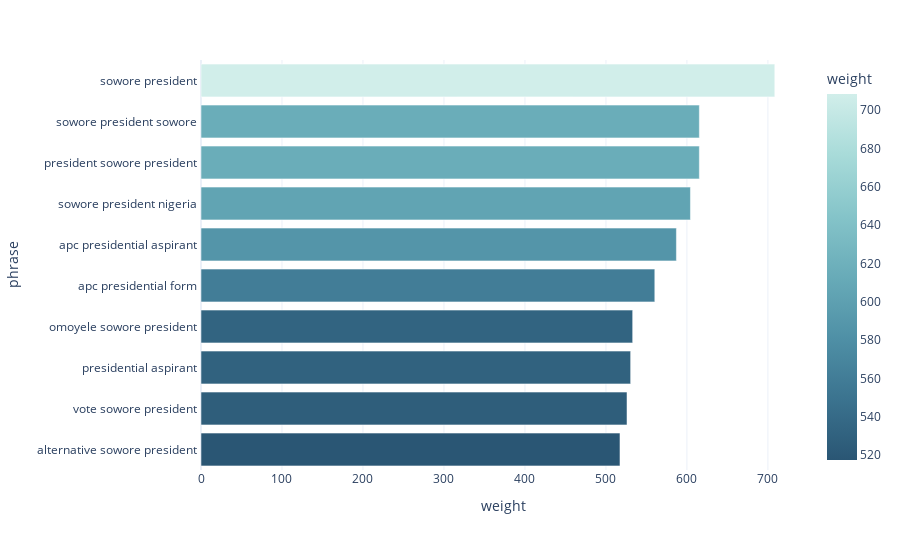

The code cell stored with this chart in its notebook:
### Code cell
px.bar (
  keyPhrase.sort_values (by=['weight']),
  x="weight",
  y='phrase',
  color='weight',
  color_discrete_map='px.colors.sequential.Teal_r'
  # barmode='group'
)

### Figure 1 — Plotly figure (JSON) as saved in the notebook; plotly's stock layout.template omitted (floating-point values rounded to 4 significant figures)
{"data": [{"alignmentgroup": "True", "hovertemplate": "weight=%{marker.color}<br>phrase=%{y}<extra></extra>", "legendgroup": "", "marker": {"color": [517.3, 526, 530.5, 533, 560.3, 587, 604.3, 615.3, 615.3, 708.5], "coloraxis": "coloraxis", "pattern": {"shape": ""}}, "name": "", "offsetgroup": "", "orientation": "h", "showlegend": false, "textposition": "auto", "type": "bar", "x": [517.3, 526, 530.5, 533, 560.3, 587, 604.3, 615.3, 615.3, 708.5], "xaxis": "x", "y": ["alternative sowore president ", "vote sowore president ", "presidential aspirant ", "omoyele sowore president ", "apc presidential form ", "apc presidential aspirant ", "sowore president nigeria ", "president sowore president ", "sowore president sowore ", "sowore president "], "yaxis": "y"}], "layout": {"barmode": "relative", "coloraxis": {"colorbar": {"title": {"text": "weight"}}, "colorscale": [[0, "rgb(42, 86, 116)"], [0.1667, "rgb(59, 115, 143)"], [0.3333, "rgb(79, 144, 166)"], [0.5, "rgb(104, 171, 184)"], [0.6667, "rgb(133, 196, 201)"], [0.8333, "rgb(168, 219, 217)"], [1, "rgb(209, 238, 234)"]]}, "height": 550, "legend": {"tracegroupgap": 0}, "margin": {"t": 60}, "xaxis": {"anchor": "y", "domain": [0, 1], "title": {"text": "weight"}}, "yaxis": {"anchor": "x", "domain": [0, 1], "title": {"text": "phrase"}}}}
